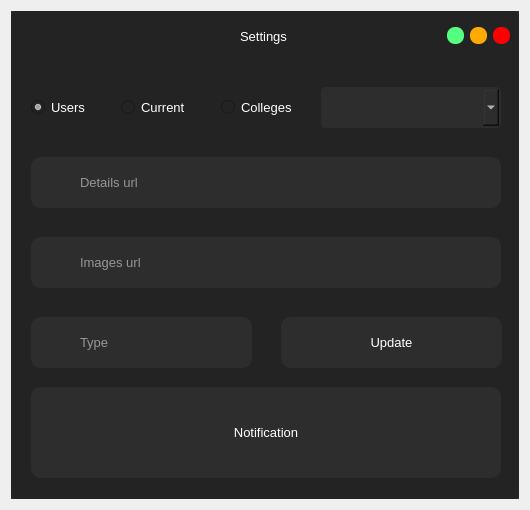
<?xml version="1.0" encoding="UTF-8"?>
<ui version="4.0">
 <class>Settings</class>
 <widget class="QDialog" name="Settings">
  <property name="geometry">
   <rect>
    <x>0</x>
    <y>0</y>
    <width>530</width>
    <height>510</height>
   </rect>
  </property>
  <property name="minimumSize">
   <size>
    <width>530</width>
    <height>510</height>
   </size>
  </property>
  <property name="maximumSize">
   <size>
    <width>530</width>
    <height>520</height>
   </size>
  </property>
  <property name="windowTitle">
   <string>Dialog</string>
  </property>
  <layout class="QVBoxLayout" name="verticalLayout">
   <item>
    <widget class="QFrame" name="frame">
     <property name="styleSheet">
      <string notr="true">background-color: rgb(45, 45, 45);</string>
     </property>
     <property name="frameShape">
      <enum>QFrame::NoFrame</enum>
     </property>
     <property name="frameShadow">
      <enum>QFrame::Raised</enum>
     </property>
     <layout class="QVBoxLayout" name="verticalLayout_4">
      <property name="spacing">
       <number>0</number>
      </property>
      <property name="leftMargin">
       <number>0</number>
      </property>
      <property name="topMargin">
       <number>0</number>
      </property>
      <property name="rightMargin">
       <number>0</number>
      </property>
      <property name="bottomMargin">
       <number>0</number>
      </property>
      <item>
       <widget class="QFrame" name="frame_2">
        <property name="styleSheet">
         <string notr="true">QFrame{
	background-color: rgb(35, 35, 35);
	border-radius:5px;
}</string>
        </property>
        <property name="frameShape">
         <enum>QFrame::NoFrame</enum>
        </property>
        <property name="frameShadow">
         <enum>QFrame::Raised</enum>
        </property>
        <layout class="QVBoxLayout" name="verticalLayout_2">
         <property name="leftMargin">
          <number>0</number>
         </property>
         <property name="topMargin">
          <number>0</number>
         </property>
         <property name="rightMargin">
          <number>0</number>
         </property>
         <property name="bottomMargin">
          <number>0</number>
         </property>
         <item>
          <widget class="QFrame" name="frame_3">
           <property name="minimumSize">
            <size>
             <width>0</width>
             <height>40</height>
            </size>
           </property>
           <property name="maximumSize">
            <size>
             <width>16777215</width>
             <height>30</height>
            </size>
           </property>
           <property name="frameShape">
            <enum>QFrame::NoFrame</enum>
           </property>
           <property name="frameShadow">
            <enum>QFrame::Raised</enum>
           </property>
           <layout class="QHBoxLayout" name="horizontalLayout">
            <property name="topMargin">
             <number>0</number>
            </property>
            <property name="bottomMargin">
             <number>0</number>
            </property>
            <item>
             <widget class="QLabel" name="label">
              <property name="minimumSize">
               <size>
                <width>60</width>
                <height>0</height>
               </size>
              </property>
              <property name="maximumSize">
               <size>
                <width>60</width>
                <height>16777215</height>
               </size>
              </property>
              <property name="text">
               <string/>
              </property>
              <property name="pixmap">
               <pixmap resource="../resource/asset.qrc">:/icons/asset/settings.svg</pixmap>
              </property>
             </widget>
            </item>
            <item>
             <widget class="QLabel" name="label_2">
              <property name="font">
               <font>
                <family>Arial</family>
                <pointsize>10</pointsize>
               </font>
              </property>
              <property name="styleSheet">
               <string notr="true">QLabel{
	color: rgb(255, 255, 255);
}</string>
              </property>
              <property name="text">
               <string>Settings</string>
              </property>
              <property name="alignment">
               <set>Qt::AlignCenter</set>
              </property>
             </widget>
            </item>
            <item>
             <widget class="QPushButton" name="btn_minimize">
              <property name="minimumSize">
               <size>
                <width>16</width>
                <height>16</height>
               </size>
              </property>
              <property name="maximumSize">
               <size>
                <width>17</width>
                <height>17</height>
               </size>
              </property>
              <property name="styleSheet">
               <string notr="true">QPushButton{
	background-color: rgb(85, 255, 127);
	border:none;
	border-radius: 8px;
}

QPushButton:hover{	
	background-color: rgba(85, 255, 127,150);
	
}</string>
              </property>
              <property name="text">
               <string/>
              </property>
             </widget>
            </item>
            <item>
             <widget class="QPushButton" name="btn_maximize">
              <property name="minimumSize">
               <size>
                <width>16</width>
                <height>16</height>
               </size>
              </property>
              <property name="maximumSize">
               <size>
                <width>17</width>
                <height>17</height>
               </size>
              </property>
              <property name="styleSheet">
               <string notr="true">QPushButton{
	
	background-color: rgb(255, 170, 0);
	border:none;
	border-radius: 8px;
}

QPushButton:hover{	
	background-color: rgba(255, 170, 0,150);
	
}</string>
              </property>
              <property name="text">
               <string/>
              </property>
             </widget>
            </item>
            <item>
             <widget class="QPushButton" name="btn_close">
              <property name="minimumSize">
               <size>
                <width>16</width>
                <height>16</height>
               </size>
              </property>
              <property name="maximumSize">
               <size>
                <width>17</width>
                <height>17</height>
               </size>
              </property>
              <property name="styleSheet">
               <string notr="true">QPushButton{
	background-color: rgb(255, 0, 0);
	border:none;
	border-radius: 8px;
}

QPushButton:hover{	
	background-color: rgba(255, 0, 0,150);
	
}</string>
              </property>
              <property name="text">
               <string/>
              </property>
             </widget>
            </item>
           </layout>
          </widget>
         </item>
         <item>
          <widget class="QFrame" name="frame_4">
           <property name="frameShape">
            <enum>QFrame::NoFrame</enum>
           </property>
           <property name="frameShadow">
            <enum>QFrame::Raised</enum>
           </property>
           <widget class="QLineEdit" name="details_url">
            <property name="geometry">
             <rect>
              <x>20</x>
              <y>100</y>
              <width>470</width>
              <height>51</height>
             </rect>
            </property>
            <property name="sizePolicy">
             <sizepolicy hsizetype="Maximum" vsizetype="Fixed">
              <horstretch>0</horstretch>
              <verstretch>0</verstretch>
             </sizepolicy>
            </property>
            <property name="minimumSize">
             <size>
              <width>470</width>
              <height>0</height>
             </size>
            </property>
            <property name="maximumSize">
             <size>
              <width>400</width>
              <height>51</height>
             </size>
            </property>
            <property name="font">
             <font>
              <pointsize>10</pointsize>
             </font>
            </property>
            <property name="tabletTracking">
             <bool>true</bool>
            </property>
            <property name="styleSheet">
             <string notr="true">QLineEdit{
	color: rgb(255, 255, 255);
	border: 2px solid  rgb(45, 45, 45);
	border-radius:10px;
	padding-left: 45px;
}

QLineEdit:hover{
	border:2px solid rgb(35, 35, 35);
}

QLineEdit:focus{
	border:2px solid rgb(255, 255, 255);
}</string>
            </property>
            <property name="placeholderText">
             <string>Details url</string>
            </property>
            <property name="clearButtonEnabled">
             <bool>true</bool>
            </property>
           </widget>
           <widget class="QLabel" name="label_36">
            <property name="geometry">
             <rect>
              <x>30</x>
              <y>110</y>
              <width>31</width>
              <height>31</height>
             </rect>
            </property>
            <property name="styleSheet">
             <string notr="true">background-color: rgb(45, 45, 45);</string>
            </property>
            <property name="text">
             <string/>
            </property>
            <property name="pixmap">
             <pixmap resource="../resource/asset.qrc">:/icons/asset/user.svg</pixmap>
            </property>
           </widget>
           <widget class="QLineEdit" name="image_url">
            <property name="geometry">
             <rect>
              <x>20</x>
              <y>180</y>
              <width>470</width>
              <height>51</height>
             </rect>
            </property>
            <property name="sizePolicy">
             <sizepolicy hsizetype="Maximum" vsizetype="Fixed">
              <horstretch>0</horstretch>
              <verstretch>0</verstretch>
             </sizepolicy>
            </property>
            <property name="minimumSize">
             <size>
              <width>470</width>
              <height>0</height>
             </size>
            </property>
            <property name="maximumSize">
             <size>
              <width>470</width>
              <height>51</height>
             </size>
            </property>
            <property name="font">
             <font>
              <pointsize>10</pointsize>
             </font>
            </property>
            <property name="tabletTracking">
             <bool>true</bool>
            </property>
            <property name="styleSheet">
             <string notr="true">QLineEdit{
	color: rgb(255, 255, 255);
	border: 2px solid  rgb(45, 45, 45);
	border-radius:10px;
	padding-left: 45px;
}

QLineEdit:hover{
	border:2px solid rgb(35, 35, 35);
}

QLineEdit:focus{
	border:2px solid rgb(255, 255, 255);
}</string>
            </property>
            <property name="placeholderText">
             <string>Images url</string>
            </property>
            <property name="clearButtonEnabled">
             <bool>true</bool>
            </property>
           </widget>
           <widget class="QLabel" name="label_38">
            <property name="geometry">
             <rect>
              <x>30</x>
              <y>190</y>
              <width>31</width>
              <height>31</height>
             </rect>
            </property>
            <property name="styleSheet">
             <string notr="true">background-color: rgb(45, 45, 45);</string>
            </property>
            <property name="text">
             <string/>
            </property>
            <property name="pixmap">
             <pixmap resource="../resource/asset.qrc">:/icons/asset/image.svg</pixmap>
            </property>
           </widget>
           <widget class="QLabel" name="label_notification">
            <property name="geometry">
             <rect>
              <x>20</x>
              <y>330</y>
              <width>470</width>
              <height>91</height>
             </rect>
            </property>
            <property name="sizePolicy">
             <sizepolicy hsizetype="Maximum" vsizetype="Preferred">
              <horstretch>0</horstretch>
              <verstretch>0</verstretch>
             </sizepolicy>
            </property>
            <property name="minimumSize">
             <size>
              <width>470</width>
              <height>0</height>
             </size>
            </property>
            <property name="maximumSize">
             <size>
              <width>470</width>
              <height>101</height>
             </size>
            </property>
            <property name="font">
             <font>
              <family>MS Shell Dlg 2</family>
              <pointsize>10</pointsize>
              <weight>50</weight>
              <bold>false</bold>
             </font>
            </property>
            <property name="styleSheet">
             <string notr="true">QLabel{
	color: rgb(255, 255, 255);
	background-color: rgb(45, 45, 45);
	border-radius: 10px;
}</string>
            </property>
            <property name="text">
             <string>Notification</string>
            </property>
            <property name="alignment">
             <set>Qt::AlignCenter</set>
            </property>
            <property name="wordWrap">
             <bool>true</bool>
            </property>
           </widget>
           <widget class="QRadioButton" name="users">
            <property name="geometry">
             <rect>
              <x>20</x>
              <y>40</y>
              <width>80</width>
              <height>20</height>
             </rect>
            </property>
            <property name="sizePolicy">
             <sizepolicy hsizetype="Maximum" vsizetype="Fixed">
              <horstretch>0</horstretch>
              <verstretch>0</verstretch>
             </sizepolicy>
            </property>
            <property name="minimumSize">
             <size>
              <width>80</width>
              <height>0</height>
             </size>
            </property>
            <property name="maximumSize">
             <size>
              <width>80</width>
              <height>20</height>
             </size>
            </property>
            <property name="font">
             <font>
              <pointsize>10</pointsize>
             </font>
            </property>
            <property name="styleSheet">
             <string notr="true">QRadioButton{
	color: rgb(255, 255, 255);
	background-color:rgb(35,35,35)
}</string>
            </property>
            <property name="text">
             <string>Users</string>
            </property>
            <property name="checked">
             <bool>true</bool>
            </property>
           </widget>
           <widget class="QRadioButton" name="current">
            <property name="geometry">
             <rect>
              <x>110</x>
              <y>40</y>
              <width>90</width>
              <height>20</height>
             </rect>
            </property>
            <property name="sizePolicy">
             <sizepolicy hsizetype="Maximum" vsizetype="Fixed">
              <horstretch>0</horstretch>
              <verstretch>0</verstretch>
             </sizepolicy>
            </property>
            <property name="minimumSize">
             <size>
              <width>90</width>
              <height>0</height>
             </size>
            </property>
            <property name="maximumSize">
             <size>
              <width>90</width>
              <height>20</height>
             </size>
            </property>
            <property name="font">
             <font>
              <pointsize>10</pointsize>
             </font>
            </property>
            <property name="styleSheet">
             <string notr="true">QRadioButton{
	color: rgb(255, 255, 255);
	background-color:rgb(35,35,35)
}</string>
            </property>
            <property name="text">
             <string>Current</string>
            </property>
           </widget>
           <widget class="QComboBox" name="comboBox">
            <property name="geometry">
             <rect>
              <x>310</x>
              <y>30</y>
              <width>180</width>
              <height>41</height>
             </rect>
            </property>
            <property name="sizePolicy">
             <sizepolicy hsizetype="Maximum" vsizetype="Fixed">
              <horstretch>0</horstretch>
              <verstretch>0</verstretch>
             </sizepolicy>
            </property>
            <property name="minimumSize">
             <size>
              <width>180</width>
              <height>41</height>
             </size>
            </property>
            <property name="maximumSize">
             <size>
              <width>180</width>
              <height>41</height>
             </size>
            </property>
            <property name="font">
             <font>
              <pointsize>10</pointsize>
             </font>
            </property>
            <property name="styleSheet">
             <string notr="true">QComboBox{
	color: rgb(255, 255, 255);
	border: 2px solid rgb(45, 45, 45);
	padding-left:10px;
	border-radius: 5px;
}</string>
            </property>
            <property name="frame">
             <bool>false</bool>
            </property>
           </widget>
           <widget class="QPushButton" name="btn_update_properties">
            <property name="geometry">
             <rect>
              <x>270</x>
              <y>260</y>
              <width>221</width>
              <height>51</height>
             </rect>
            </property>
            <property name="sizePolicy">
             <sizepolicy hsizetype="Maximum" vsizetype="Fixed">
              <horstretch>0</horstretch>
              <verstretch>0</verstretch>
             </sizepolicy>
            </property>
            <property name="minimumSize">
             <size>
              <width>221</width>
              <height>51</height>
             </size>
            </property>
            <property name="maximumSize">
             <size>
              <width>221</width>
              <height>51</height>
             </size>
            </property>
            <property name="font">
             <font>
              <pointsize>10</pointsize>
             </font>
            </property>
            <property name="styleSheet">
             <string notr="true">QPushButton{
	color: rgb(255, 255, 255);
	background-color: rgb(45, 45, 45);
	border:none;
	border-radius: 10px;
}

QPushButton:hover{
	border-radius: 20px;
}

QPushButton:pressed{
	border: 2px solid rgb(255,255,255);	
}</string>
            </property>
            <property name="text">
             <string>Update</string>
            </property>
            <property name="icon">
             <iconset resource="../resource/asset.qrc">
              <normaloff>:/icons/asset/repeat.svg</normaloff>:/icons/asset/repeat.svg</iconset>
            </property>
            <property name="iconSize">
             <size>
              <width>30</width>
              <height>30</height>
             </size>
            </property>
            <property name="flat">
             <bool>true</bool>
            </property>
           </widget>
           <widget class="QLineEdit" name="type">
            <property name="geometry">
             <rect>
              <x>20</x>
              <y>260</y>
              <width>221</width>
              <height>51</height>
             </rect>
            </property>
            <property name="sizePolicy">
             <sizepolicy hsizetype="Maximum" vsizetype="Fixed">
              <horstretch>0</horstretch>
              <verstretch>0</verstretch>
             </sizepolicy>
            </property>
            <property name="minimumSize">
             <size>
              <width>0</width>
              <height>51</height>
             </size>
            </property>
            <property name="maximumSize">
             <size>
              <width>441</width>
              <height>51</height>
             </size>
            </property>
            <property name="font">
             <font>
              <pointsize>10</pointsize>
             </font>
            </property>
            <property name="tabletTracking">
             <bool>true</bool>
            </property>
            <property name="styleSheet">
             <string notr="true">QLineEdit{
	color: rgb(255, 255, 255);
	border: 2px solid  rgb(45, 45, 45);
	border-radius:10px;
	padding-left: 45px;
}

QLineEdit:hover{
	border:2px solid rgb(35, 35, 35);
}

QLineEdit:focus{
	border:2px solid rgb(255, 255, 255);
}</string>
            </property>
            <property name="placeholderText">
             <string>Type</string>
            </property>
            <property name="clearButtonEnabled">
             <bool>true</bool>
            </property>
           </widget>
           <widget class="QLabel" name="label_39">
            <property name="geometry">
             <rect>
              <x>30</x>
              <y>270</y>
              <width>31</width>
              <height>31</height>
             </rect>
            </property>
            <property name="styleSheet">
             <string notr="true">background-color: rgb(45, 45, 45);</string>
            </property>
            <property name="text">
             <string/>
            </property>
            <property name="pixmap">
             <pixmap resource="../resource/asset.qrc">:/icons/asset/external-link.svg</pixmap>
            </property>
           </widget>
           <widget class="QRadioButton" name="colleges">
            <property name="geometry">
             <rect>
              <x>210</x>
              <y>40</y>
              <width>90</width>
              <height>20</height>
             </rect>
            </property>
            <property name="sizePolicy">
             <sizepolicy hsizetype="Maximum" vsizetype="Fixed">
              <horstretch>0</horstretch>
              <verstretch>0</verstretch>
             </sizepolicy>
            </property>
            <property name="minimumSize">
             <size>
              <width>90</width>
              <height>0</height>
             </size>
            </property>
            <property name="maximumSize">
             <size>
              <width>90</width>
              <height>20</height>
             </size>
            </property>
            <property name="font">
             <font>
              <pointsize>10</pointsize>
             </font>
            </property>
            <property name="styleSheet">
             <string notr="true">QRadioButton{
	color: rgb(255, 255, 255);
	background-color:rgb(35,35,35)
}</string>
            </property>
            <property name="text">
             <string>Colleges</string>
            </property>
           </widget>
          </widget>
         </item>
        </layout>
       </widget>
      </item>
     </layout>
    </widget>
   </item>
  </layout>
 </widget>
 <resources>
  <include location="../resource/asset.qrc"/>
 </resources>
 <connections/>
</ui>
